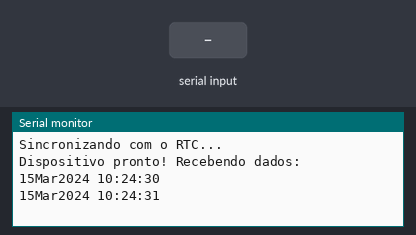
Recording of a sketch running on a simulated Arduino Uno, built with avr-gcc and run on an emulated ATmega328P. Shown: the last lines printed to the serial monitor. Inputs (shaded band) come from the test bench. The local clock reads 2024-03-15 10:24:30 at power-on unless the sketch sets it; storage starts empty; no radio packets arrive unless stated.

Above: at 1.2 s.
1.3 s: "90,45,200,10\n" received over Serial
At 4.1 s:
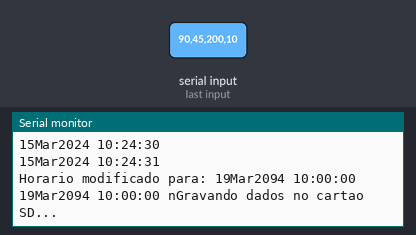
4.8 s: "30,150,10,200\n" received over Serial
At 8.6 s:
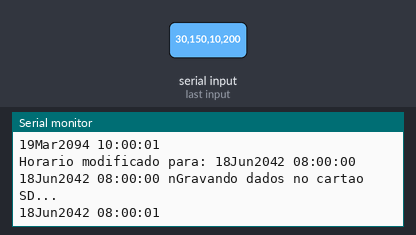
Timing chart, 0 to 10.1 s (numbered marks = the images above; inputs shaded):
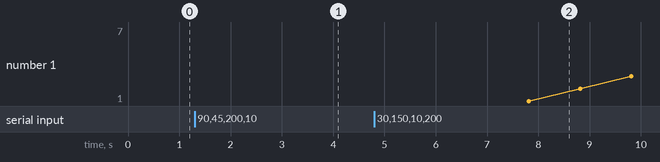

The sketch:

receptor.ino
```cpp
// Projeto 43 - Módulo de RF 433Mhz com arduino - porta 5
#include <DS3232RTC.h>
#include <Streaming.h>
#include <Time.h>
#include <Wire.h>
#include <SD.h>
#include <SPI.h>
#include <VirtualWire.h> // Biblioteca necessário para comunicação
// Um buffer para guardar as mensagens recebidas

//Pino CS do modulo cartao SD
int CS_PIN = 4;

File file;

char message[VW_MAX_MESSAGE_LEN];
byte messageLength = VW_MAX_MESSAGE_LEN; // Tamanho da mensagem
void setup()
{
Serial.begin(9600);
vw_set_rx_pin(5);
inicia_SD();

setSyncProvider(RTC.get);
  Serial << F("Sincronizando com o RTC...");
  if (timeStatus() != timeSet) Serial << F(" Falha!");
  Serial << endl;

// Se comunicação entre o receptor e transmissor estiver correta irá...
//aparecer essa mensagem de confirmação no serial monitor
Serial.println("Dispositivo pronto! Recebendo dados: ");
// Inicializa o IO e ISR
vw_setup(2000); // Bits por segundo
vw_rx_start(); // Inicializa o receptor
}
void loop()
{

static time_t tLast;
  time_t t;
  tmElements_t tm;

  //Verifica se foi setado um novo horario
  //Formato: ano, mês, dia, hora, minuto, segundo
  if (Serial.available() >= 12) {
    int y = Serial.parseInt();
    if (y >= 100 && y < 1000)
      Serial<<F("Erro: Ano deve ter dois ou quatro digitos!") <<endl;
    else {
      if (y >= 1000)
        tm.Year = CalendarYrToTm(y);
      else    //(y < 100)
        tm.Year = y2kYearToTm(y);
      tm.Month = Serial.parseInt();
      tm.Day = Serial.parseInt();
      tm.Hour = Serial.parseInt();
      tm.Minute = Serial.parseInt();
      tm.Second = Serial.parseInt();
      t = makeTime(tm);
      RTC.set(t);
      setTime(t);
      Serial << F("Horario modificado para: ");
      printDateTime(t);
      Serial << endl;
      while (Serial.available() > 0) Serial.read();
    }
  }

  t = now();
  if (t != tLast) {
    tLast = t;
    printDateTime(t);
    //Grava dados no cartao a cada 1 minuto
    if (second(t) == 0)
    {

      Serial.println("nGravando dados no cartao SD...");
      grava_SD(t);
    }
    Serial << endl;
  }
}
void printDateTime(time_t t)
{
  printI00(day(t), 0);
  Serial << monthShortStr(month(t)) << _DEC(year(t));
  Serial << ' ';
  //printTime(t);
  printI00(hour(t), ':');
  printI00(minute(t), ':');
  printI00(second(t), ' ');
  if (vw_get_message(message, &messageLength)) // Sem bloqueio
      {
      Serial.print(message);
      }
}
void grava_SD(time_t t)
{
  abre_arquivo_gravacao("data.txt");
  file.print("Data: ");
  file.print(day(t));
  file.print("/");
  if (month(t) < 10)
  {
    file.print("0");
  }
  file.print(month(t));
  file.print("/");
  file.print(year(t));
  file.print(" Hora: ");
  if (hour(t) < 10)
  {
    file.print("0");
  }
  file.print(hour(t));
  file.print(":");
  if (minute(t) < 10)
  {
    file.print("0");
  }
  file.print(minute(t));
  file.print(":");
  if (second(t) < 10)
  {
    file.print("0");
  }
  file.print(second(t));
  file.print(" Temperatura: ");
  if (vw_get_message(message, &messageLength)) // Sem bloqueio
  {
    file.print(message);  // Irá mostrar a menssagem "Dados enviados com sucesso!"
  }
  fecha_arquivo();
}

//Correcao para imprimir "00" ao inves de "0" caso
//o valor seja menor do que 10
void printI00(int val, char delim)
{
  if (val < 10) Serial << '0';
  Serial << _DEC(val);
  if (delim > 0) Serial << delim;
  return;
}

void inicia_SD()
{
  pinMode(CS_PIN, OUTPUT);

  if (SD.begin())
  {
  } else
  {
    return;
  }
}

int abre_arquivo_gravacao(char filename[])
{
  file = SD.open(filename, FILE_WRITE);

  if (file)
  {
    return 1;
  } else
  {
    return 0;
  }
}

void fecha_arquivo()
{
  if (file)
  {
    file.close();
  }
}
```

Measured:
- after the input at 1.3 s, the serial monitor: prints a new line after 2.0 s (image 1)
- after the input at 4.8 s, the serial monitor: prints a new line after 2.0 s (image 2)
